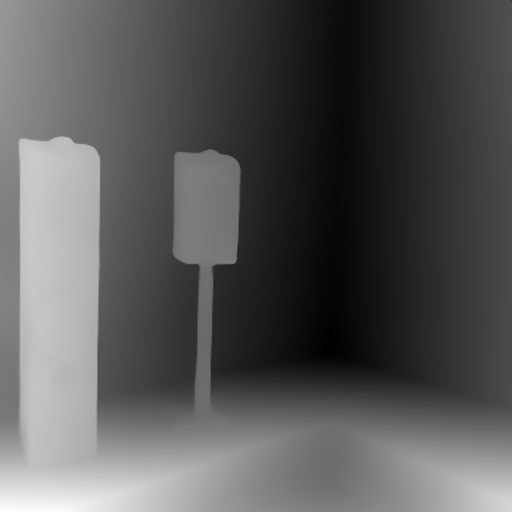
#> input picture test_test/speakers_rgb_depth.png, 512 x 512 px
$ python metric.py test_test/speakers_rgb_depth.png test_test/speakers_rgb_normal.png
#> lines starting #> are read from the running program, lines starting #| are printed output that depends on the picture
import numpy as np
from skimage.segmentation import slic
from imageio import imread
import sys


def compute_d3r(pred, target, freq_threshold, threshold, nsamples, debug=False, mask=None):
    """ Computing D3R metric using diff instead of ratio to compute the ordinal relations

    Args:
        gtdisp ([torch array]): Ground truth disparity map between 0,1 not containing Nan values.
        preddisp ([torch array]): Prediction disparity map between 0,1 not containing Nan values.
        freq_threshold ([float]): A threshold to define high frequecy changes
        threshold ([float]): Threshold to define ordinal relations based on diff
        nsamples ([int]): Number of superpixels created by SLIC alghorithm

    Returns:
        [float, list of tuples, list of tuples, 2darray]: computed error value, list of selected point pairs,
         list of point pairs that had mismatching orders, position of centers of superpixels
    """

    EPSILON = 1e-6

    gtdisp = target
    preddisp = pred
    mask = mask if mask is not None else np.ones_like(preddisp)

    centers, point_pairs = extract_pointpairs(gtdisp = gtdisp, nsamples = nsamples)

    not_matching_pairs = []
    selected_pairs = []
    d3r_error = 0
    for point_pair in point_pairs:
        center1_loc = np.floor(centers[point_pair[0]-1,:]).astype(np.int32)
        center2_loc = np.floor(centers[point_pair[1]-1,:]).astype(np.int32)

        mask_loc1 = mask[center1_loc[0],center1_loc[1]]
        mask_loc2 = mask[center2_loc[0],center2_loc[1]]
        if mask_loc1 == False or mask_loc2 == False:
            continue

        # only consider points with a high freq in ground truth for evaluation
        gt_freq_ord = compute_ordering(base = gtdisp, point_loc1 = center1_loc, point_loc2 = center2_loc, threshold = freq_threshold)
        if gt_freq_ord == 0:
            continue

        selected_pairs.append(point_pair)
        gt_ordering = compute_ordering(base = gtdisp, point_loc1 = center1_loc, point_loc2 = center2_loc, threshold = threshold)
        pred_ordering = compute_ordering(base = preddisp, point_loc1 = center1_loc, point_loc2 = center2_loc, threshold = threshold)

        if gt_ordering != pred_ordering:
            not_matching_pairs.append(point_pair)

        d3r_error += abs(gt_ordering - pred_ordering)

    d3r_error = d3r_error / (len(selected_pairs) + EPSILON)

    if debug:
        return d3r_error, selected_pairs, not_matching_pairs, centers
    else:
        return d3r_error

def compute_ordering(base, point_loc1, point_loc2, threshold):
    diff = base[point_loc1[0],point_loc1[1]] -  base[point_loc2[0],point_loc2[1]]
    if diff > threshold:
        ord = +1
    elif diff < -threshold:
        ord = -1
    else:
        ord = 0

    return ord

def extract_pointpairs(gtdisp, nsamples):
    segments = slic(gtdisp, n_segments=nsamples, compactness=1)
    segments_ids = np.unique(segments)

    centers = np.array([np.mean(np.nonzero(segments==i),axis=1) for i in segments_ids])

    vs_right = np.vstack([segments[:,:-1].ravel(), segments[:,1:].ravel()])
    vs_below = np.vstack([segments[:-1,:].ravel(), segments[1:,:].ravel()])
    bneighbors = np.unique(np.hstack([vs_right, vs_below]), axis=1)
    point_pairs = []
    for i in range(bneighbors.shape[1]):
        if bneighbors[0][i] != bneighbors[1][i]:
            point_pairs.append((bneighbors[0][i],bneighbors[1][i]))

    return centers, point_pairs


pred = imread(sys.argv[1])
#> pred is the input picture: shape (512, 512) uint16; min 0, max 65535, mean 22550
target = imread(sys.argv[2])
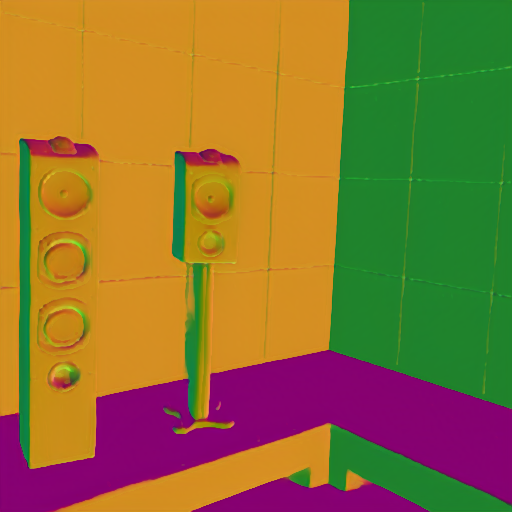
#> input picture test_test/speakers_rgb_normal.png, 512 x 512 px
#> target is the input picture: shape (512, 512, 3); mean R, G, B 141.1, 113.5, 49.3

pred = pred.astype(np.float32) / 255
target = target.astype(np.float32) / 255
print(pred.shape)
#| (512, 512)
print(target.shape)
#| (512, 512, 3)

res = compute_d3r(pred, target, freq_threshold=0.04, threshold=0.01, nsamples=4000, debug=False, mask=None)
#> in extract_pointpairs, `segments = slic(gtdisp, n_segments=nsamples, compactness=1)`:
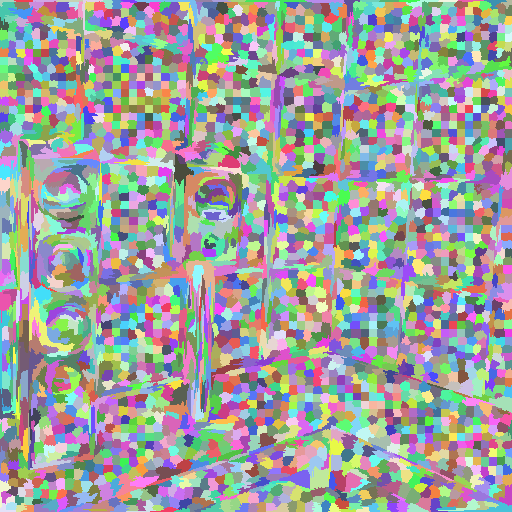
#> segments: shape (512, 512) int64; 3078 distinct labels, from 1 to 3078; one colour per label, 0 black
#> in extract_pointpairs, `segments_ids = np.unique(segments)`: segments_ids = 3078 values from 1 to 3078
#> in extract_pointpairs, `centers = np.array([np.mean(np.nonzero(segments==i),axis=1) for i in s..`: centers = 3078 pairs, first value 0.297 to 509.9, second value 1 to 509.9
#> after the loop in extract_pointpairs, `for i in range(bneighbors.shape[1]):`: point_pairs = 13284 pairs, first value 1 to 3078, second value 1 to 3078
#> the loop in compute_d3r, `for point_pair in point_pairs:` made 1 pass
#> (point_pair, center1_loc, center2_loc, mask_loc1, mask_loc2) on pass 1: ((1, 2), [1, 5], [0, 23], 1, 1)
#> after the loop in compute_d3r, `for point_pair in point_pairs:`: d3r_error = 0; not_matching_pairs = []
#> (the run stopped early here; a loop or call above may not have finished)
